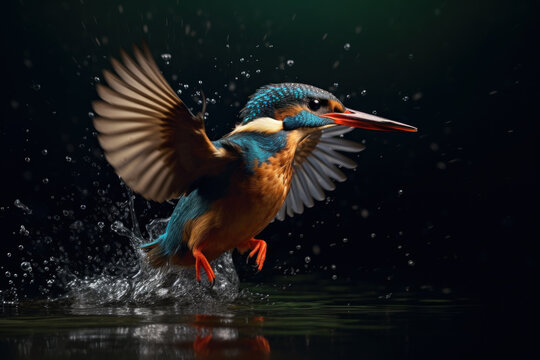
#> input picture Image enhancement/bird.jpg, 540 x 360 px
$ jupyter execute excercise.ipynb   (shell and % lines are left out)
#> lines starting #> are read from the running program, lines starting #| are printed output that depends on the picture
[cell 1]
import os
import cv2
import numpy as np
import matplotlib.pyplot as plt

from zipfile import ZipFile
from urllib.request import urlretrieve

from IPython.display import Image

[cell 2]
img_bgr = cv2.imread('bird.jpg', cv2.IMREAD_COLOR)
#> img_bgr is the input picture: shape (360, 540, 3); mean B, G, R 26, 25.4, 24.7
img_rgb = cv2.cvtColor(img_bgr, cv2.COLOR_BGR2RGB)
plt.imshow(img_rgb)
#> (this line was passed over: IPython is not available in this run)

[cell 3]
matrix = np.ones(img_rgb.shape, dtype='uint8') * 50

img_rgb_brighter = cv2.add(img_rgb, matrix)
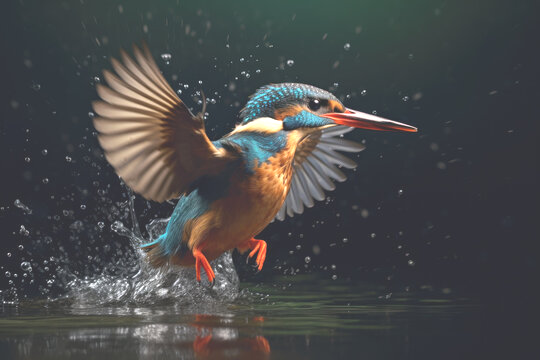
#> img_rgb_brighter: shape (360, 540, 3); mean R, G, B 74.5, 75.3, 76
img_rgb_darker = cv2.subtract(img_rgb, matrix)
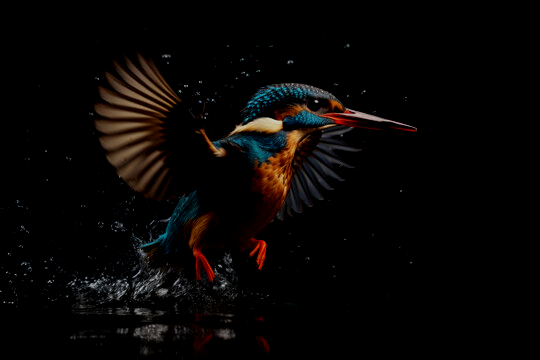
#> img_rgb_darker: shape (360, 540, 3); mean R, G, B 7.7, 5.6, 4.6

plt.figure(figsize=[18, 5])
#> (this line was passed over: IPython is not available in this run)
plt.subplot(131); plt.imshow(img_rgb_darker);  plt.title("Darker")
#> (this line was passed over: IPython is not available in this run)
#> (this line was passed over: IPython is not available in this run)
#> (this line was passed over: IPython is not available in this run)
plt.subplot(132); plt.imshow(img_rgb);         plt.title("Original")
#> (this line was passed over: IPython is not available in this run)
#> (this line was passed over: IPython is not available in this run)
plt.subplot(133); plt.imshow(img_rgb_brighter);plt.title("Brighter")
